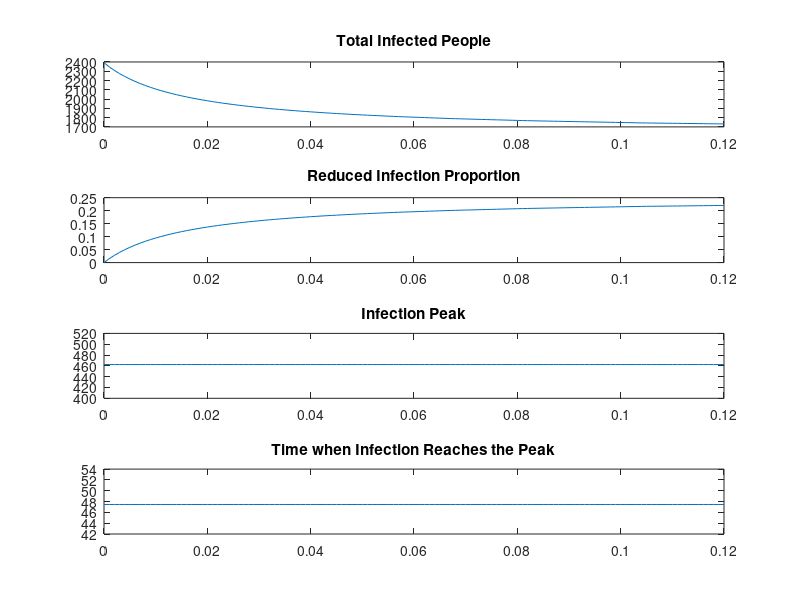

MATLAB code to generate this figure:
% fixed number of vaccination for each day

clear all
close all 
% 7 days to recover 
% reproduction number 2
b = 1/7; 
a = 2*b;

% population
N = 3000; 
I = 3;
R = 0;
V = 0;
S = N-I-R-V;

% unit of time: day 
tmax = 200; % days
dt = 1/24; % 1 hour
clockmax = tmax/dt; 

%vaccination start day 0 to 0.02 
Vs = 50; 
Vpmax = 0.12;
dvp = 0.001;
stepmax = Vpmax/dvp;

Vrsave = zeros(1,stepmax+1); % vaccination proportion each day 
tIsave = zeros(1,stepmax+1); % total infection 
rIpsave = zeros(1,stepmax+1); % reduced infection proportion comparing to no vaccination 
%drIsave = zeros(1, stepmax); % difference of dI/ dvr
tpeak = zeros(1,stepmax+1); % time to reach the peak 

tsave = zeros(1,clockmax+1); 
Ssave = zeros(stepmax+1,clockmax+1);
Isave = zeros(stepmax+1,clockmax+1);
Rsave = zeros(stepmax+1,clockmax+1);
Vsave = zeros(stepmax+1,clockmax+1);
Vnewsave = zeros(stepmax+1,clockmax+1);


%Vr = 0, 0.001, 0.002,...,0.02
for Vr = 0.000:dvp:Vpmax % as vaccination rate varies

    column = int8((Vr/dvp)+1);
    Vrsave(column) = Vr; %  vaccination rate (as x-axis)

    tsave(column,1) = 0;
    Ssave(column,1) = S;
    Isave(column,1) = I;
    Rsave(column,1) = R;
    Vsave(column,1) = 0;

    for i = 1:(clockmax)
        if i*dt < Vs
            Vnewsave(column,i) = 0;
        else 
            if mod(i*dt,1)==0
                Vnewsave(column,i) = Vr * N;
            else
                Vnewsave(column,i) = 0;
            end
        end
    end

    for clock = 1: clockmax
        tsave(clock+1) = clock * dt;
        if clock > 1
            if Vnewsave(column,clock) > Ssave(column,clock-1)
                Vnewsave(column,clock) = Ssave(column,clock-1);
            end
        end
        I_new = Ssave(column,clock) * a * (Isave(column,clock)/N) * dt;
        R_new = Isave(column,clock) * b * dt;
        Ssave(column,clock+1) = Ssave(column,clock) - I_new - Vnewsave(column,clock);
        Isave(column,clock+1) = Isave(column,clock) + I_new - R_new;
        Rsave(column,clock+1) = Rsave(column,clock) + R_new;
        Vsave(column,clock+1) = Vsave(column,clock) + Vnewsave(column,clock);
    end
                                            
tIsave(column) = max(Rsave(column,:)); % the total infected people
rIpsave(column) = (tIsave(1) - tIsave(column))/N; %reduced infection proportion
end


Imaxsave = zeros(1,stepmax+1);
clockImaxsave = zeros(1,stepmax+1);

for step = 1:(stepmax+1)
    [Imaxsave(step), clockImaxsave(step)] = max(Isave(step,:));
end

subplot(4,1,1)
plot(Vrsave,tIsave)
title('Total Infected People')

subplot(4,1,2)
plot(Vrsave,rIpsave)
title('Reduced Infection Proportion')

subplot(4,1,3)
plot(Vrsave,Imaxsave)
title('Infection Peak')

subplot(4,1,4)
plot(Vrsave,clockImaxsave*dt)
title('Time when Infection Reaches the Peak')